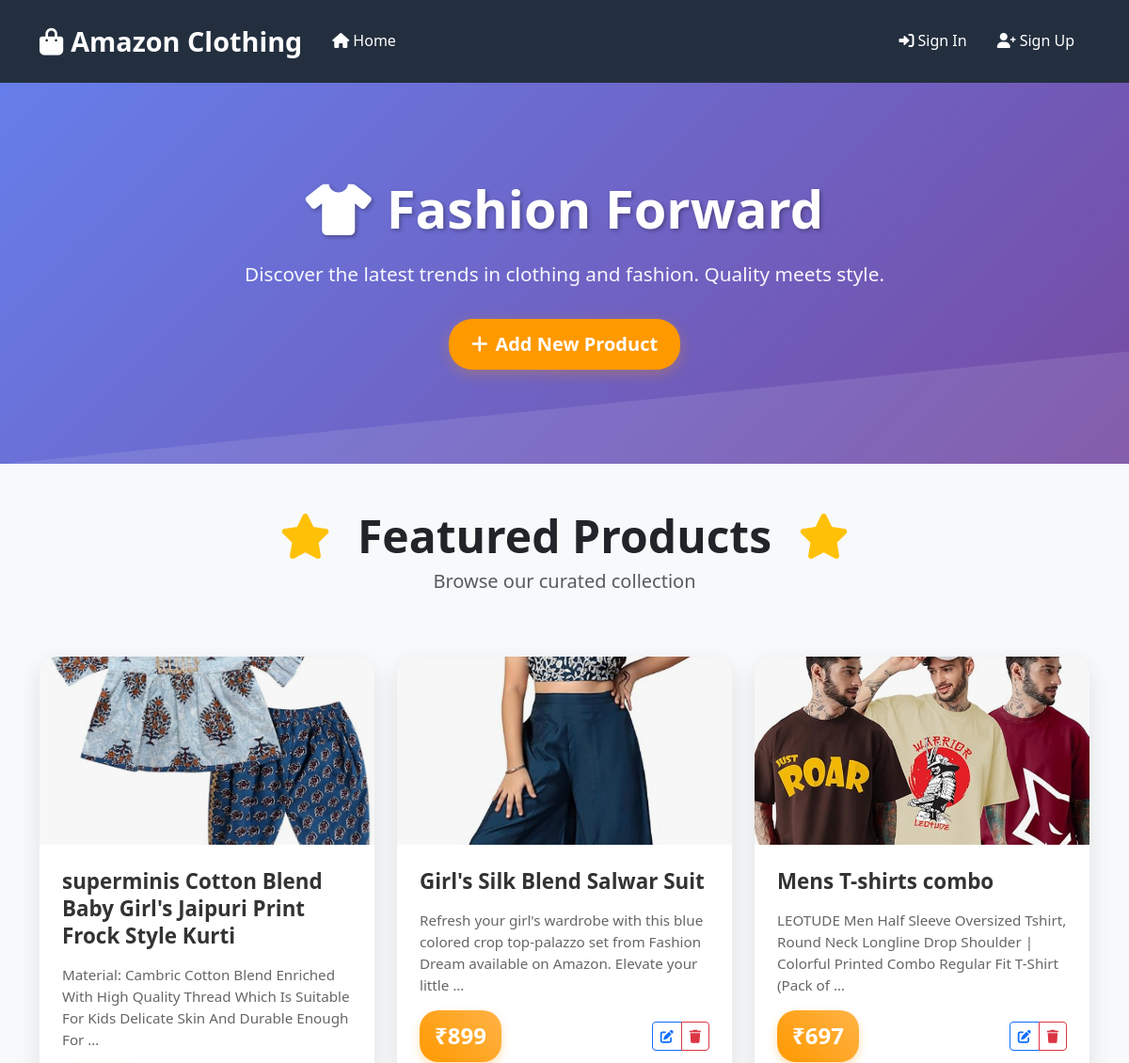
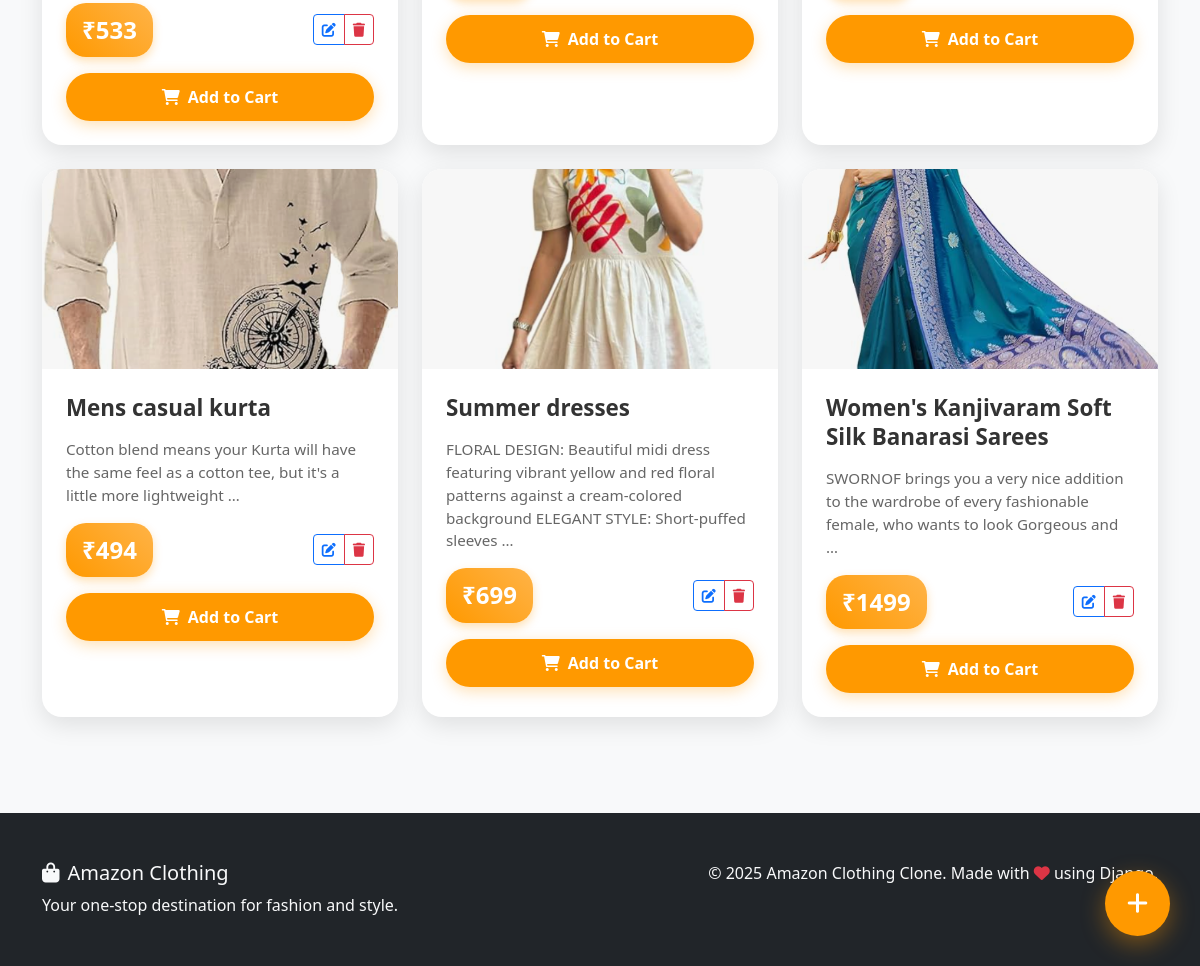
The page / on the database its author committed (2 pictures, top to bottom).
### Clothing/models.py (models this page shows, shortened)
class Product(models.Model):
    name = models.CharField(max_length=255)
    desc = models.TextField()
    price = models.IntegerField()
    image = models.ImageField(upload_to="product_images/", null=True)

### Clothing/views.py (the view)
# urls.py: path("", views.home, name="home"),
def home(request):
    if request.method == "POST":
        if not request.user.is_authenticated:
            messages.error(request, 'Please sign in to add products.')
            return redirect('signin')
        form = ProductForm(request.POST, request.FILES)
        if form.is_valid():
            form.save()
            messages.success(request, 'Product added successfully!')
            return redirect('home')
        else:
            messages.error(request, 'Please correct the errors below.')
    else:
        form = ProductForm()
    prod = Product.objects.all().order_by('-id')  # Show newest first
    return render(request, 'Clothing/home.html', {'prod': prod, 'form': form})

### accounts/templates/Clothing/home.html (shortened to what this page needs)
{% extends 'base.html' %}
{% block content %}
<div class="hero-section">
    <div class="container">
        <div class="hero-content">
            <h1><i class="fas fa-tshirt me-3"></i>Fashion Forward</h1>
            <p class="lead">Discover the latest trends in clothing and fashion. Quality meets style.</p>
            <button class="btn btn-amazon btn-lg" data-bs-toggle="modal" data-bs-target="#addProductModal">
                <i class="fas fa-plus me-2"></i>Add New Product
            </button>
        </div>
    </div>
</div>
<div class="container py-5">
    <div class="row mb-5">
        <div class="col-12">
            <h2 class="text-center display-5 fw-bold mb-1">
                <i class="fas fa-star me-3 text-warning"></i>
                Featured Products
                <i class="fas fa-star ms-3 text-warning"></i>
            </h2>
            <p class="text-center text-muted fs-5">Browse our curated collection</p>
        </div>
    </div>
    {% if prod %}
        <div class="row g-4">
            {% for product in prod %}
                <div class="col-lg-4 col-md-6 col-sm-12">
                    <div class="product-card h-100">
                        <div class="image-container">
                            {% if product.image %}
                                <img src="{{ product.image.url }}" class="product-image" alt="{{ product.name }}">
                            {% else %}
                                <div class="placeholder-image">
                                    <i class="fas fa-image text-muted"></i>
                                    <p class="text-muted mt-2">No Image</p>
                                </div>
                            {% endif %}
                        </div>
                        <div class="card-body d-flex flex-column p-4">
                            <h4 class="product-title mb-3">{{ product.name }}</h4>
                            <p class="product-description flex-grow-1 mb-3">{{ product.desc|truncatewords:20 }}</p>
                            <div class="product-footer mt-auto">
                                <div class="d-flex justify-content-between align-items-center mb-3">
                                    <span class="price-tag fs-4">₹{{ product.price }}</span>
                                    <div class="btn-group" role="group">
                                        <a href="{% url 'update_data' product.id %}" class="btn btn-outline-primary btn-sm" title="Edit Product">
                                            <i class="fas fa-edit"></i>
                                        </a>
                                        <button class="btn btn-outline-danger btn-sm" onclick="openDeleteModal({{ product.id }}, '{{ product.name }}')" title="Delete Product">
                                            <i class="fas fa-trash"></i>
                                        </button>
                                    </div>
                                </div>
                                <button class="btn btn-amazon w-100 fw-bold">
                                    <i class="fas fa-shopping-cart me-2"></i>Add to Cart
                                </button>
                            </div>
                        </div>
                    </div>
                </div>
            {% endfor %}
        </div>
    {% endif %}
</div>
<button class="floating-add-btn" data-bs-toggle="modal" data-bs-target="#addProductModal" title="Add New Product">
    <i class="fas fa-plus"></i>
</button>
{% endblock %}

### accounts/templates/base.html (shortened to what this page needs)
<!DOCTYPE html>
<html lang="en">
<head>
    <link href="https://cdnjs.cloudflare.com/ajax/libs/bootstrap/5.3.0/css/bootstrap.min.css" rel="stylesheet">
    <link href="https://cdnjs.cloudflare.com/ajax/libs/font-awesome/6.0.0/css/all.min.css" rel="stylesheet">
</head>
<body>
    <nav class="navbar navbar-expand-lg navbar-dark">
        <div class="container">
            <a class="navbar-brand" href="{% url 'home' %}">
                <i class="fas fa-shopping-bag me-2"></i>Amazon Clothing
            </a>
            <div class="collapse navbar-collapse" id="navbarNav">
                <ul class="navbar-nav me-auto">
                    <li class="nav-item">
                        <a class="nav-link" href="{% url 'home' %}">
                            <i class="fas fa-home me-1"></i>Home
                        </a>
                    </li>
                </ul>
                <ul class="navbar-nav">
                    {% if user.is_authenticated %}
                        <li class="nav-item dropdown">
                            <a class="nav-link dropdown-toggle" href="#" id="navbarDropdown" role="button" data-bs-toggle="dropdown">
                                <i class="fas fa-user me-1"></i>{{ user.username }}
                            </a>
                            <ul class="dropdown-menu">
                                <li><a class="dropdown-item" href="#"><i class="fas fa-user-cog me-2"></i>Profile</a></li>
                                <li><a class="dropdown-item" href="#"><i class="fas fa-shopping-cart me-2"></i>Orders</a></li>
                                <li><hr class="dropdown-divider"></li>
                                <li><a class="dropdown-item" href="{% url 'logout' %}"><i class="fas fa-sign-out-alt me-2"></i>Logout</a></li>
                            </ul>
                        </li>
                    {% else %}
                        <li class="nav-item">
                            <a class="nav-link" href="{% url 'signin' %}">
                                <i class="fas fa-sign-in-alt me-1"></i>Sign In
                            </a>
                        </li>
                        <li class="nav-item">
                            <a class="nav-link" href="{% url 'signup' %}">
                                <i class="fas fa-user-plus me-1"></i>Sign Up
                            </a>
                        </li>
                    {% endif %}
                </ul>
            </div>
        </div>
    </nav>
    <main>
        {% block content %}
        {% endblock %}
    </main>
    <footer class="bg-dark text-light py-5 mt-5">
        <div class="container">
            <div class="row">
                <div class="col-md-6">
                    <h5><i class="fas fa-shopping-bag me-2"></i>Amazon Clothing</h5>
                    <p class="mb-0">Your one-stop destination for fashion and style.</p>
                </div>
                <div class="col-md-6 text-md-end">
                    <p class="mb-0">&copy; 2025 Amazon Clothing Clone. Made with <i class="fas fa-heart text-danger"></i> using Django.</p>
                </div>
            </div>
        </div>
    </footer>
</body>
</html>

### accounts/templates/base.html (style rules this page uses)
:root { --amazon-orange: #ff9900; --amazon-dark: #232f3e; --amazon-light: #37475a; --gradient-bg: linear-gradient(135deg, #667eea 0%, #764ba2 100%); --card-shadow: 0 8px 25px rgba(0,0,0,0.1); --card-shadow-hover: 0 15px 35px rgba(0,0,0,0.2); }
body { font-family: 'Segoe UI', Tahoma, Geneva, Verdana, sans-serif; background: #f8f9fa; line-height: 1.6; }
.navbar { background: var(--amazon-dark) !important; box-shadow: 0 2px 15px rgba(0,0,0,0.1); padding: 1rem 0; }
.navbar-brand { font-weight: bold; color: white !important; font-size: 1.8rem; }
.navbar-nav .nav-link { color: white !important; transition: color 0.3s ease; font-weight: 500; padding: 0.5rem 1rem !important; }
.btn-amazon { background: var(--amazon-orange); border: none; color: white; padding: 12px 24px; border-radius: 25px; transition: all 0.3s ease; box-shadow: 0 4px 15px rgba(255, 153, 0, 0.3); font-weight: 600; text-transform: none; }
.product-card { border: none; border-radius: 20px; box-shadow: var(--card-shadow); transition: all 0.4s ease; overflow: hidden; background: white; }
.image-container { position: relative; width: 100%; height: 200px; overflow: hidden; background: #f8f9fa; }
.product-image { width: 100%; height: 100%; object-fit: cover; transition: transform 0.4s ease; }
.product-title { font-size: 1.4rem; font-weight: 700; color: #333; margin-bottom: 1rem; line-height: 1.3; }
.product-description { color: #666; font-size: 0.95rem; line-height: 1.5; }
.price-tag { background: linear-gradient(45deg, var(--amazon-orange), #ffb347); color: white; padding: 8px 16px; border-radius: 20px; font-weight: bold; display: inline-block; box-shadow: 0 4px 10px rgba(255, 153, 0, 0.3); }
.hero-section { background: var(--gradient-bg); color: white; padding: 100px 0; text-align: center; position: relative; overflow: hidden; }
.hero-section::before { content: ''; position: absolute; top: 0; left: 0; right: 0; bottom: 0; background-size: cover; }
.hero-content { position: relative; z-index: 2; }
.hero-section h1 { font-size: 3.5rem; font-weight: bold; margin-bottom: 20px; text-shadow: 2px 2px 4px rgba(0,0,0,0.3); }
.hero-section .lead { font-size: 1.3rem; margin-bottom: 30px; opacity: 0.95; }
.floating-add-btn { position: fixed; bottom: 30px; right: 30px; width: 65px; height: 65px; border-radius: 50%; background: var(--amazon-orange); border: none; color: white; font-size: 24px; box-shadow: 0 8px 25px rgba(255, 153, 0, 0.4); transition: all 0.3s ease; z-index: 1000; }
.fade-in { animation: fadeIn 0.6s ease-in-out; }

### rows shown on the page
Product: image (picture), name "superminis Cotton Blend Baby Girl's Jaipuri Print Frock Style Kurti", desc "Material: Cambric Cotton Blend Enriched With High Quality Thread Which Is Suitable For Kids Delicate Skin And Durable Enough For …", price "533"
Product: image (picture), name "Girl's Silk Blend Salwar Suit", desc "Refresh your girl's wardrobe with this blue colored crop top-palazzo set from Fashion Dream available on Amazon. Elevate your little …", price "899"
Product: image (picture), name "Mens T-shirts combo", desc "LEOTUDE Men Half Sleeve Oversized Tshirt, Round Neck Longline Drop Shoulder | Colorful Printed Combo Regular Fit T-Shirt (Pack of …", price "697"
Product: image (picture), name "Mens casual kurta", desc "Cotton blend means your Kurta will have the same feel as a cotton tee, but it's a little more lightweight …", price "494"
Product: image (picture), name "Summer dresses", desc "FLORAL DESIGN: Beautiful midi dress featuring vibrant yellow and red floral patterns against a cream-colored background ELEGANT STYLE: Short-puffed sleeves …", price "699"
Product: image (picture), name "Women's Kanjivaram Soft Silk Banarasi Sarees", desc "SWORNOF brings you a very nice addition to the wardrobe of every fashionable female, who wants to look Gorgeous and …", price "1499"
